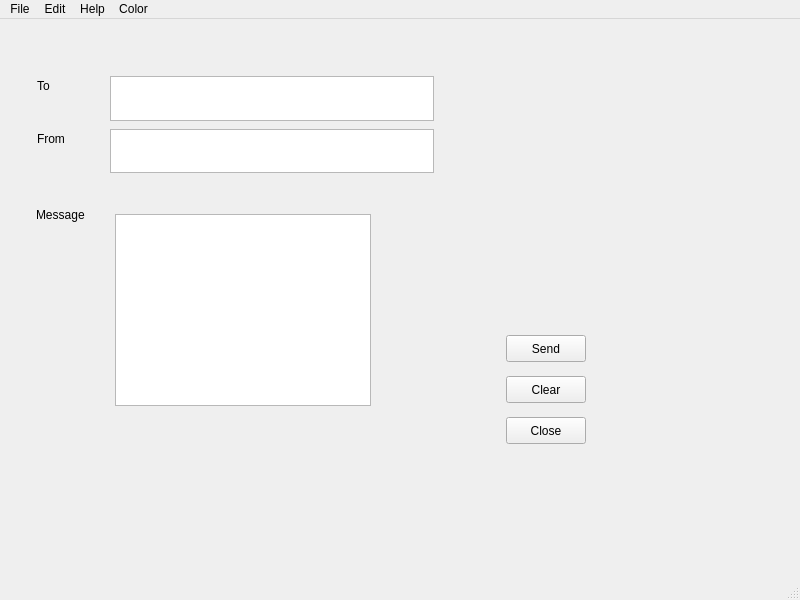
<?xml version="1.0" encoding="UTF-8"?>
<ui version="4.0">
 <class>MainWindow</class>
 <widget class="QMainWindow" name="MainWindow">
  <property name="geometry">
   <rect>
    <x>0</x>
    <y>0</y>
    <width>800</width>
    <height>600</height>
   </rect>
  </property>
  <property name="windowTitle">
   <string>MainWindow</string>
  </property>
  <widget class="QWidget" name="centralwidget">
   <widget class="QPushButton" name="clear_btn">
    <property name="geometry">
     <rect>
      <x>506</x>
      <y>357</y>
      <width>80</width>
      <height>27</height>
     </rect>
    </property>
    <property name="text">
     <string>Clear</string>
    </property>
   </widget>
   <widget class="QLabel" name="label_5">
    <property name="geometry">
     <rect>
      <x>36</x>
      <y>186</y>
      <width>60</width>
      <height>19</height>
     </rect>
    </property>
    <property name="text">
     <string>Message</string>
    </property>
   </widget>
   <widget class="QPushButton" name="send_btn">
    <property name="geometry">
     <rect>
      <x>506</x>
      <y>316</y>
      <width>80</width>
      <height>27</height>
     </rect>
    </property>
    <property name="text">
     <string>Send</string>
    </property>
   </widget>
   <widget class="QTextEdit" name="message_box">
    <property name="geometry">
     <rect>
      <x>115</x>
      <y>195</y>
      <width>256</width>
      <height>192</height>
     </rect>
    </property>
   </widget>
   <widget class="QPushButton" name="close_btn">
    <property name="geometry">
     <rect>
      <x>506</x>
      <y>398</y>
      <width>80</width>
      <height>27</height>
     </rect>
    </property>
    <property name="text">
     <string>Close</string>
    </property>
   </widget>
   <widget class="QLabel" name="label_4">
    <property name="geometry">
     <rect>
      <x>37</x>
      <y>110</y>
      <width>67</width>
      <height>19</height>
     </rect>
    </property>
    <property name="text">
     <string>From</string>
    </property>
   </widget>
   <widget class="QTextEdit" name="receiver_box">
    <property name="geometry">
     <rect>
      <x>110</x>
      <y>57</y>
      <width>324</width>
      <height>45</height>
     </rect>
    </property>
   </widget>
   <widget class="QLabel" name="label_2">
    <property name="geometry">
     <rect>
      <x>37</x>
      <y>57</y>
      <width>67</width>
      <height>19</height>
     </rect>
    </property>
    <property name="text">
     <string>To</string>
    </property>
   </widget>
   <widget class="QTextEdit" name="sender_box">
    <property name="geometry">
     <rect>
      <x>110</x>
      <y>110</y>
      <width>324</width>
      <height>44</height>
     </rect>
    </property>
   </widget>
  </widget>
  <widget class="QMenuBar" name="menubar">
   <property name="geometry">
    <rect>
     <x>0</x>
     <y>0</y>
     <width>800</width>
     <height>24</height>
    </rect>
   </property>
   <widget class="QMenu" name="menuFile">
    <property name="title">
     <string>File</string>
    </property>
    <addaction name="actionFile"/>
    <addaction name="actionNew"/>
    <addaction name="actionSave"/>
    <addaction name="separator"/>
    <addaction name="actionOpen"/>
    <addaction name="actionQuit"/>
   </widget>
   <widget class="QMenu" name="menuEdit">
    <property name="title">
     <string>Edit</string>
    </property>
    <addaction name="actionUndo"/>
    <addaction name="actionRedo"/>
   </widget>
   <widget class="QMenu" name="menuhelp">
    <property name="title">
     <string>Help</string>
    </property>
    <addaction name="actionAbout"/>
    <addaction name="actionHelp"/>
   </widget>
   <widget class="QMenu" name="menuColor">
    <property name="title">
     <string>Color</string>
    </property>
    <addaction name="actionColor_Picker"/>
   </widget>
   <addaction name="menuFile"/>
   <addaction name="menuEdit"/>
   <addaction name="menuhelp"/>
   <addaction name="menuColor"/>
  </widget>
  <widget class="QStatusBar" name="statusbar"/>
  <action name="actionFile"/>
  <action name="actionNew">
   <property name="text">
    <string>Open File readAll</string>
   </property>
  </action>
  <action name="actionSave">
   <property name="text">
    <string>Open File readLines</string>
   </property>
  </action>
  <action name="actionOpen">
   <property name="text">
    <string>Open</string>
   </property>
  </action>
  <action name="actionQuit">
   <property name="text">
    <string>Quit</string>
   </property>
  </action>
  <action name="actionUndo">
   <property name="text">
    <string>Undo</string>
   </property>
  </action>
  <action name="actionRedo">
   <property name="text">
    <string>Redo</string>
   </property>
  </action>
  <action name="actionAbout">
   <property name="text">
    <string>About</string>
   </property>
  </action>
  <action name="actionHelp">
   <property name="text">
    <string>Help</string>
   </property>
  </action>
  <action name="actionColor_Picker">
   <property name="text">
    <string>Color Picker</string>
   </property>
  </action>
 </widget>
 <resources/>
 <connections>
  <connection>
   <sender>close_btn</sender>
   <signal>clicked()</signal>
   <receiver>MainWindow</receiver>
   <slot>close()</slot>
   <hints>
    <hint type="sourcelabel">
     <x>580</x>
     <y>432</y>
    </hint>
    <hint type="destinationlabel">
     <x>645</x>
     <y>436</y>
    </hint>
   </hints>
  </connection>
  <connection>
   <sender>clear_btn</sender>
   <signal>clicked()</signal>
   <receiver>message_box</receiver>
   <slot>clear()</slot>
   <hints>
    <hint type="sourcelabel">
     <x>541</x>
     <y>397</y>
    </hint>
    <hint type="destinationlabel">
     <x>361</x>
     <y>354</y>
    </hint>
   </hints>
  </connection>
 </connections>
</ui>
